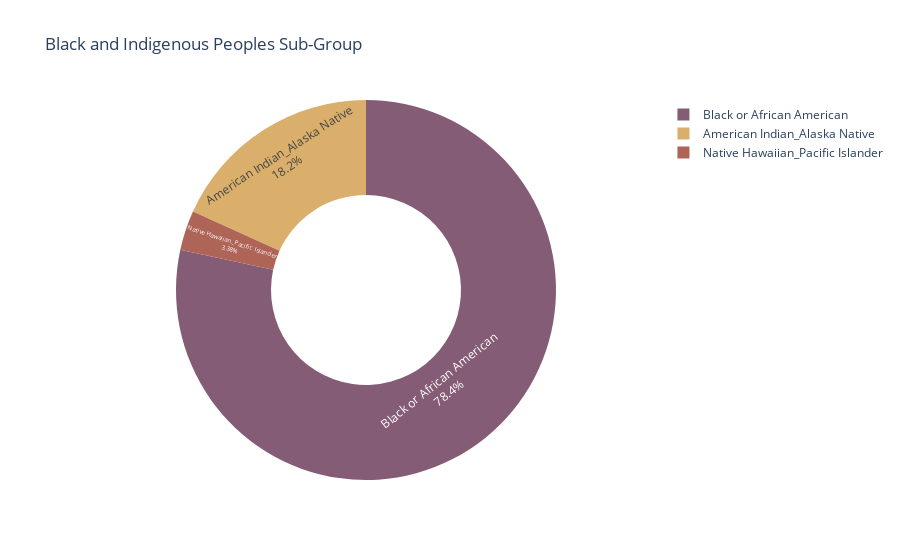

Write notebook code for a chart like this one.
### Code cell
fig = px.pie(df_BIP, values = 'NumFirms', names = 'Race',
    title='Black and Indigenous Peoples Sub-Group',
     hover_data=['Race'],labels ={'NumFirms':'# of Firms'}, hole = .5, color_discrete_sequence= px.colors.qualitative.Antique)
fig.update_traces(textposition='inside', textinfo='percent+label')
fig.show()

### Figure 1 — Plotly figure (JSON) as saved in the notebook; plotly's stock layout.template omitted (floating-point values rounded to 4 significant figures; data arrays with more than 128 entries replaced by an {"elided": "..."} marker saying what was removed)
{"data": [{"customdata": {"elided": "454x1 str values"}, "domain": {"x": [0, 1], "y": [0, 1]}, "hole": 0.5, "hovertemplate": "Race=%{customdata[0]}<br># of Firms=%{value}<extra></extra>", "labels": {"elided": "454 str values"}, "legendgroup": "", "name": "", "showlegend": true, "textinfo": "percent+label", "textposition": "inside", "type": "pie", "values": {"elided": "454 int values"}}], "layout": {"legend": {"tracegroupgap": 0}, "piecolorway": ["rgb(133, 92, 117)", "rgb(217, 175, 107)", "rgb(175, 100, 88)", "rgb(115, 111, 76)", "rgb(82, 106, 131)", "rgb(98, 83, 119)", "rgb(104, 133, 92)", "rgb(156, 156, 94)", "rgb(160, 97, 119)", "rgb(140, 120, 93)", "rgb(124, 124, 124)"], "title": {"text": "Black and Indigenous Peoples Sub-Group"}}}
